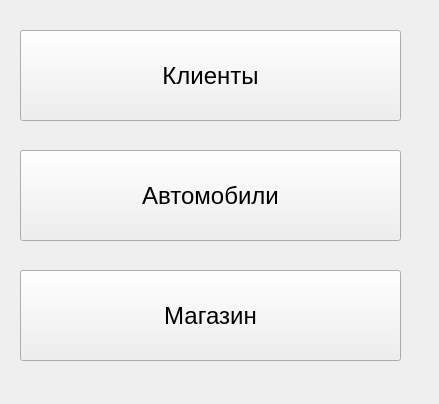
<?xml version="1.0" encoding="UTF-8"?>
<ui version="4.0">
 <class>MainWindow</class>
 <widget class="QMainWindow" name="MainWindow">
  <property name="geometry">
   <rect>
    <x>0</x>
    <y>0</y>
    <width>439</width>
    <height>404</height>
   </rect>
  </property>
  <property name="windowTitle">
   <string>MainWindow</string>
  </property>
  <widget class="QWidget" name="centralwidget">
   <widget class="QPushButton" name="Client">
    <property name="geometry">
     <rect>
      <x>20</x>
      <y>30</y>
      <width>381</width>
      <height>91</height>
     </rect>
    </property>
    <property name="font">
     <font>
      <pointsize>18</pointsize>
     </font>
    </property>
    <property name="text">
     <string>Клиенты</string>
    </property>
   </widget>
   <widget class="QPushButton" name="Car">
    <property name="geometry">
     <rect>
      <x>20</x>
      <y>150</y>
      <width>381</width>
      <height>91</height>
     </rect>
    </property>
    <property name="font">
     <font>
      <pointsize>18</pointsize>
     </font>
    </property>
    <property name="text">
     <string>Автомобили</string>
    </property>
   </widget>
   <widget class="QPushButton" name="Shop">
    <property name="geometry">
     <rect>
      <x>20</x>
      <y>270</y>
      <width>381</width>
      <height>91</height>
     </rect>
    </property>
    <property name="font">
     <font>
      <pointsize>18</pointsize>
     </font>
    </property>
    <property name="text">
     <string>Магазин</string>
    </property>
   </widget>
  </widget>
 </widget>
 <resources/>
 <connections/>
</ui>
